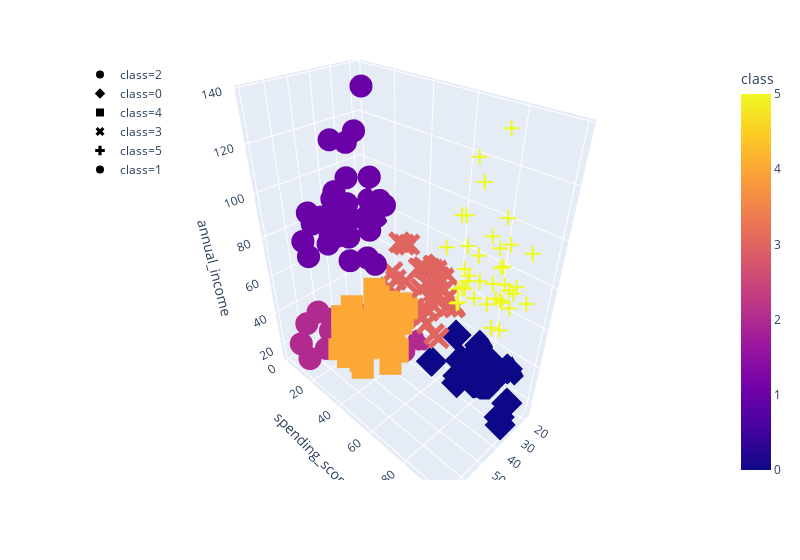

Notebook code for this chart:
### Code cell
# plot a 3d for K = 6
# Plot the 3D-scatter with x="Annual Income", y="Spending Score (1-100)" and z="Age"
fig = px.scatter_3d(
    six_clusters,
    x="age",
    y="spending_score",
    z="annual_income",
    color="class",
    symbol="class",
    width=800,
)
fig.update_layout(legend=dict(x=0, y=1))
fig.show()

### Figure 1 — Plotly figure (JSON) as saved in the notebook; plotly's stock layout.template omitted (floating-point values rounded to 4 significant figures)
{"data": [{"hoverlabel": {"namelength": 0}, "hovertemplate": "class=%{marker.color}<br>age=%{x}<br>spending_score=%{y}<br>annual_income=%{z}", "legendgroup": "class=2", "marker": {"color": [2, 2, 2, 2, 2, 2, 2, 2, 2, 2, 2, 2, 2, 2, 2, 2, 2, 2, 2, 2, 2, 2], "coloraxis": "coloraxis", "symbol": "circle"}, "mode": "markers", "name": "class=2", "scene": "scene", "showlegend": true, "type": "scatter3d", "x": [19, 20, 31, 35, 64, 67, 58, 37, 35, 52, 35, 46, 54, 45, 40, 60, 53, 49, 42, 36, 48, 49], "y": [39, 6, 40, 6, 3, 14, 15, 13, 35, 29, 35, 5, 14, 32, 31, 4, 4, 14, 17, 26, 36, 28], "z": [15, 16, 17, 18, 19, 19, 20, 20, 21, 23, 24, 25, 28, 28, 29, 30, 33, 33, 34, 37, 39, 39]}, {"hoverlabel": {"namelength": 0}, "hovertemplate": "class=%{marker.color}<br>age=%{x}<br>spending_score=%{y}<br>annual_income=%{z}", "legendgroup": "class=0", "marker": {"color": [0, 0, 0, 0, 0, 0, 0, 0, 0, 0, 0, 0, 0, 0, 0, 0, 0, 0, 0, 0, 0, 0], "coloraxis": "coloraxis", "symbol": "diamond"}, "mode": "markers", "name": "class=0", "scene": "scene", "showlegend": true, "type": "scatter3d", "x": [21, 23, 22, 23, 30, 35, 24, 22, 20, 35, 25, 31, 29, 35, 23, 21, 18, 21, 30, 20, 24, 24], "y": [81, 77, 76, 94, 72, 99, 77, 79, 66, 98, 73, 73, 82, 61, 87, 73, 92, 81, 73, 75, 92, 65], "z": [15, 16, 17, 18, 19, 19, 20, 20, 21, 23, 24, 25, 28, 28, 29, 30, 33, 33, 34, 37, 38, 39]}, {"hoverlabel": {"namelength": 0}, "hovertemplate": "class=%{marker.color}<br>age=%{x}<br>spending_score=%{y}<br>annual_income=%{z}", "legendgroup": "class=4", "marker": {"color": [4, 4, 4, 4, 4, 4, 4, 4, 4, 4, 4, 4, 4, 4, 4, 4, 4, 4, 4, 4, 4, 4, 4, 4, 4, 4, 4, 4, 4, 4, 4, 4, 4, 4, 4, 4, 4, 4, 4, 4, 4, 4, 4, 4], "coloraxis": "coloraxis", "symbol": "square"}, "mode": "markers", "name": "class=4", "scene": "scene", "showlegend": true, "type": "scatter3d", "x": [65, 50, 49, 59, 50, 47, 51, 69, 53, 70, 67, 54, 63, 43, 68, 70, 47, 60, 60, 59, 45, 49, 57, 67, 46, 48, 55, 50, 68, 48, 47, 48, 49, 67, 49, 66, 54, 68, 66, 65, 63, 49, 51, 50], "y": [35, 55, 52, 60, 45, 41, 50, 46, 46, 56, 52, 59, 51, 50, 48, 55, 42, 49, 56, 47, 53, 42, 51, 41, 44, 46, 58, 46, 55, 49, 47, 42, 48, 59, 56, 50, 46, 43, 48, 52, 43, 59, 43, 57], "z": [38, 40, 42, 43, 43, 43, 44, 44, 46, 46, 47, 47, 48, 48, 48, 49, 49, 50, 50, 54, 54, 54, 54, 54, 54, 54, 57, 58, 59, 60, 60, 61, 62, 62, 62, 63, 63, 63, 63, 63, 65, 65, 67, 67]}, {"hoverlabel": {"namelength": 0}, "hovertemplate": "class=%{marker.color}<br>age=%{x}<br>spending_score=%{y}<br>annual_income=%{z}", "legendgroup": "class=3", "marker": {"color": [3, 3, 3, 3, 3, 3, 3, 3, 3, 3, 3, 3, 3, 3, 3, 3, 3, 3, 3, 3, 3, 3, 3, 3, 3, 3, 3, 3, 3, 3, 3, 3, 3, 3, 3, 3, 3, 3], "coloraxis": "coloraxis", "symbol": "x"}, "mode": "markers", "name": "class=3", "scene": "scene", "showlegend": true, "type": "scatter3d", "x": [31, 27, 29, 31, 33, 31, 27, 19, 18, 19, 32, 26, 40, 23, 38, 21, 22, 34, 18, 40, 32, 24, 27, 20, 23, 26, 21, 19, 38, 19, 18, 19, 27, 38, 40, 23, 25, 28], "y": [61, 47, 42, 42, 60, 54, 51, 55, 59, 59, 47, 54, 48, 52, 55, 57, 55, 60, 41, 40, 42, 52, 50, 49, 41, 55, 42, 54, 42, 46, 48, 50, 56, 40, 58, 29, 34, 40], "z": [39, 40, 40, 40, 42, 43, 46, 46, 48, 48, 48, 54, 54, 54, 54, 54, 57, 58, 59, 60, 60, 60, 60, 61, 62, 62, 62, 63, 64, 64, 65, 65, 67, 67, 69, 70, 72, 76]}, {"hoverlabel": {"namelength": 0}, "hovertemplate": "class=%{marker.color}<br>age=%{x}<br>spending_score=%{y}<br>annual_income=%{z}", "legendgroup": "class=5", "marker": {"color": [5, 5, 5, 5, 5, 5, 5, 5, 5, 5, 5, 5, 5, 5, 5, 5, 5, 5, 5, 5, 5, 5, 5, 5, 5, 5, 5, 5, 5, 5, 5, 5, 5, 5, 5, 5, 5, 5, 5], "coloraxis": "coloraxis", "symbol": "cross"}, "mode": "markers", "name": "class=5", "scene": "scene", "showlegend": true, "type": "scatter3d", "x": [39, 31, 40, 38, 39, 31, 29, 32, 35, 32, 32, 28, 32, 34, 39, 38, 27, 30, 30, 29, 31, 36, 33, 32, 28, 36, 30, 27, 35, 32, 29, 30, 28, 36, 32, 38, 35, 32, 30], "y": [91, 77, 95, 75, 75, 71, 88, 73, 72, 93, 87, 97, 74, 90, 88, 76, 89, 78, 73, 83, 93, 75, 95, 63, 75, 92, 86, 69, 90, 86, 88, 97, 68, 85, 69, 91, 79, 74, 83], "z": [69, 70, 71, 71, 71, 72, 73, 73, 74, 75, 76, 77, 77, 78, 78, 78, 78, 78, 78, 79, 81, 85, 86, 87, 87, 87, 88, 88, 93, 97, 98, 99, 101, 103, 103, 113, 120, 126, 137]}, {"hoverlabel": {"namelength": 0}, "hovertemplate": "class=%{marker.color}<br>age=%{x}<br>spending_score=%{y}<br>annual_income=%{z}", "legendgroup": "class=1", "marker": {"color": [1, 1, 1, 1, 1, 1, 1, 1, 1, 1, 1, 1, 1, 1, 1, 1, 1, 1, 1, 1, 1, 1, 1, 1, 1, 1, 1, 1, 1, 1, 1, 1, 1, 1, 1], "coloraxis": "coloraxis", "symbol": "circle"}, "mode": "markers", "name": "class=1", "scene": "scene", "showlegend": true, "type": "scatter3d", "x": [43, 59, 47, 20, 44, 19, 57, 25, 48, 34, 43, 44, 47, 37, 34, 56, 19, 50, 42, 36, 40, 36, 52, 58, 59, 37, 46, 41, 54, 41, 34, 33, 47, 45, 32], "y": [35, 11, 9, 5, 7, 10, 5, 12, 36, 22, 17, 20, 16, 1, 1, 35, 5, 26, 20, 27, 13, 10, 13, 15, 14, 32, 15, 39, 24, 17, 23, 8, 16, 28, 18], "z": [71, 71, 71, 73, 73, 74, 75, 77, 77, 78, 78, 78, 78, 78, 78, 79, 81, 85, 86, 87, 87, 87, 88, 88, 93, 97, 98, 99, 101, 103, 103, 113, 120, 126, 137]}], "layout": {"coloraxis": {"colorbar": {"title": {"text": "class"}}, "colorscale": [[0, "#0d0887"], [0.1111, "#46039f"], [0.2222, "#7201a8"], [0.3333, "#9c179e"], [0.4444, "#bd3786"], [0.5556, "#d8576b"], [0.6667, "#ed7953"], [0.7778, "#fb9f3a"], [0.8889, "#fdca26"], [1, "#f0f921"]]}, "legend": {"tracegroupgap": 0, "x": 0, "y": 1}, "margin": {"t": 60}, "scene": {"domain": {"x": [0, 1], "y": [0, 1]}, "xaxis": {"title": {"text": "age"}}, "yaxis": {"title": {"text": "spending_score"}}, "zaxis": {"title": {"text": "annual_income"}}}, "width": 800}}
